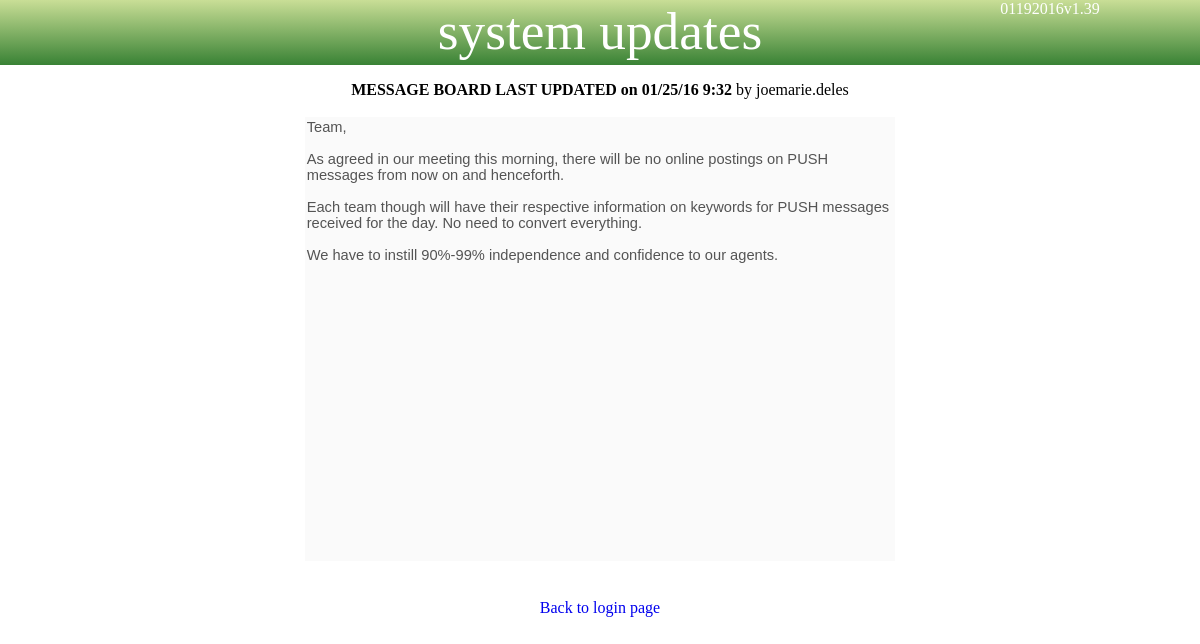
The app's page /updates.php with its own data.
### tables this page shows
CREATE TABLE `push` (
  `push_id` int(10) NOT NULL AUTO_INCREMENT,
  `message` text NOT NULL,
  `date_today` varchar(20) NOT NULL,
  `updated_by` varchar(255) NOT NULL,
  `fullname` varchar(255) NOT NULL,
  PRIMARY KEY (`push_id`)
);

### updates.php (the view, shortened to what this page needs)
<?php
include("include/connection_login.php");
	$results = $db->query("SELECT * FROM push");
	while ($row = $results->fetch_assoc()) {
  		$message = $row['message'];
  		$date_today = $row['date_today'];
  		$updated_by = $row['updated_by'];
	}
?>
<!DOCTYPE html>
<html>
<head>
	<link rel="stylesheet" type="text/css" href="styles/swa-custom-page-styles2.css">
</head>
<body onload="FocusOnInput();">
<form action = "" method = "post">
	<div id="header">
		<div id="phplog">
		</div>
		<div id="banner">
			<span id="textbanner">system updates</span>
		</div>
		<div id="version">
			01192016v1.39
		</div>
	</div>
<center>
<p>
<strong>MESSAGE BOARD LAST UPDATED on <?php echo $date_today; ?></strong> by <?php echo $updated_by; ?><br \><br \>
<textarea disabled="disabled" style="width:40em;height:30em;overflow:hidden"><?php echo $message;?></textarea>
<br /><br />
</p>
<a href='index.php'>Back to login page</a>
</center>
</form>
</body>
</html>

### styles/swa-custom-page-styles2.css (style rules this page uses)
textarea { font-family: "Verdana", sans-serif; width: 99%; resize:none; border: 0px; font-size:11pt; overflow: auto; }
body { font-family:"Verdana"; color: black; padding-top:0px; margin-top:0px; margin-left:0px; margin-right:0px; margin-bottom: 0px; padding-bottom: 0px; }
#textbanner { font-family: "Segoe UI Light"; font-size:40pt; }
#phplog { width: 900px; height: 20px; float: left; position: absolute; text-align: left; padding-left: 50px; }
#version { xbackground-color: black; width: 300px; height: 20px; float: right; }
#banner { width: 100%; position: absolute; height: 65px; float: left; }
#header { position: relative; color:white; height:65px; text-align: center; background: #c9de96; background: -moz-linear-gradient(top, #c9de96 0%, #8ab66b 44%, #398235 100%); background: -webkit-gradient(linear, left top, left bottom, color-stop(0%,#c9de96), color-stop(44%,#8ab66b), color-stop(100%,#398235)); background: -webkit-linear-gradient(top, #c9de96 0%,#8ab66b 44%,#398235 100%); background: -o-linear-gradient(top, #c9de96 0%,#8ab66b 44%,#398235 100%); background: -ms-linear-gradient(top, #c9de96 0%,#8ab66b 44%,#398235 100%); background: linear-gradient(to bottom, #c9de96 0%,#8ab66b 44%,#398235 100%); filter: progid:DXImageTransform.Microsoft.gradient( startColorstr='#c9de96', endColorstr='#398235',GradientType=0 ); }
a { text-decoration: none; }

### records on screen
push: date_today "01/25/16 9:32", updated_by "joemarie.deles", message "Team, As agreed in our meeting this morning, there will be no online postings on PUSH messages from now on and henceforth. Each team though will have their respective information on keywords for PUSH messages received for the day. No need to convert everything. We have to instill 90%-99% independence and confidence to our agents."
